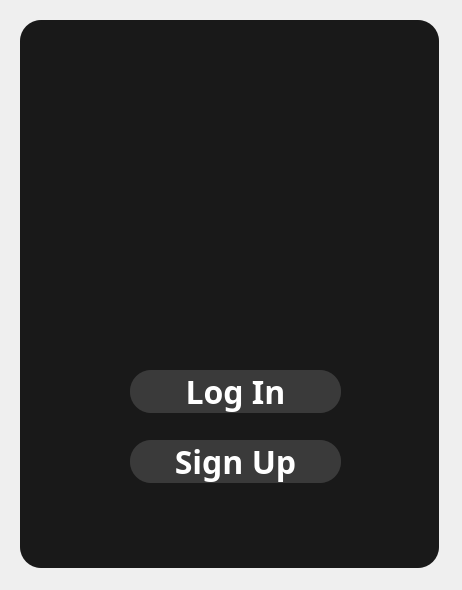
<?xml version="1.0" encoding="UTF-8"?>
<ui version="4.0">
 <class>Form</class>
 <widget class="QWidget" name="Form">
  <property name="geometry">
   <rect>
    <x>0</x>
    <y>0</y>
    <width>462</width>
    <height>590</height>
   </rect>
  </property>
  <property name="minimumSize">
   <size>
    <width>419</width>
    <height>548</height>
   </size>
  </property>
  <property name="windowTitle">
   <string>Form</string>
  </property>
  <widget class="QStackedWidget" name="menustack">
   <property name="geometry">
    <rect>
     <x>0</x>
     <y>0</y>
     <width>461</width>
     <height>591</height>
    </rect>
   </property>
   <property name="currentIndex">
    <number>0</number>
   </property>
   <widget class="QWidget" name="Intropg">
    <widget class="QFrame" name="bckgrnd">
     <property name="geometry">
      <rect>
       <x>20</x>
       <y>20</y>
       <width>419</width>
       <height>548</height>
      </rect>
     </property>
     <property name="minimumSize">
      <size>
       <width>419</width>
       <height>548</height>
      </size>
     </property>
     <property name="styleSheet">
      <string notr="true">background-color: rgb(25, 25, 25);
border-radius: 21px;</string>
     </property>
     <property name="frameShape">
      <enum>QFrame::StyledPanel</enum>
     </property>
     <property name="frameShadow">
      <enum>QFrame::Raised</enum>
     </property>
     <widget class="QPushButton" name="Logincall">
      <property name="geometry">
       <rect>
        <x>110</x>
        <y>350</y>
        <width>211</width>
        <height>43</height>
       </rect>
      </property>
      <property name="minimumSize">
       <size>
        <width>211</width>
        <height>43</height>
       </size>
      </property>
      <property name="font">
       <font>
        <family>Inria Sans</family>
        <pointsize>24</pointsize>
        <weight>75</weight>
        <bold>true</bold>
       </font>
      </property>
      <property name="styleSheet">
       <string notr="true">background-color: rgb(58, 58, 58);
border-radius: 21px;
color: rgb(255, 255, 255);</string>
      </property>
      <property name="text">
       <string>Log In</string>
      </property>
     </widget>
     <widget class="QPushButton" name="Signupcall">
      <property name="geometry">
       <rect>
        <x>110</x>
        <y>420</y>
        <width>211</width>
        <height>43</height>
       </rect>
      </property>
      <property name="minimumSize">
       <size>
        <width>211</width>
        <height>43</height>
       </size>
      </property>
      <property name="font">
       <font>
        <family>Inria Sans</family>
        <pointsize>24</pointsize>
        <weight>75</weight>
        <bold>true</bold>
       </font>
      </property>
      <property name="styleSheet">
       <string notr="true">background-color: rgb(58, 58, 58);
border-radius: 21px;
color: rgb(255, 255, 255);</string>
      </property>
      <property name="text">
       <string>Sign Up</string>
      </property>
     </widget>
     <widget class="QPushButton" name="Exitbtn">
      <property name="geometry">
       <rect>
        <x>360</x>
        <y>20</y>
        <width>31</width>
        <height>31</height>
       </rect>
      </property>
      <property name="autoFillBackground">
       <bool>false</bool>
      </property>
      <property name="styleSheet">
       <string notr="true">border-image: url(:/strt/icons8-close-50.png);
image: url(:/srt/Images/icons8-close-50.png);</string>
      </property>
      <property name="text">
       <string/>
      </property>
     </widget>
     <widget class="QLabel" name="Logo">
      <property name="geometry">
       <rect>
        <x>100</x>
        <y>60</y>
        <width>241</width>
        <height>251</height>
       </rect>
      </property>
      <property name="autoFillBackground">
       <bool>false</bool>
      </property>
      <property name="styleSheet">
       <string notr="true">image: url(:/strt/circle  mask the logo.png);</string>
      </property>
      <property name="text">
       <string/>
      </property>
      <property name="pixmap">
       <pixmap resource="pics.qrc">:/srt/Images/circle  mask the logo.png</pixmap>
      </property>
      <property name="scaledContents">
       <bool>true</bool>
      </property>
     </widget>
    </widget>
   </widget>
   <widget class="QWidget" name="Loginpg">
    <widget class="QFrame" name="bckgrnd_2">
     <property name="geometry">
      <rect>
       <x>20</x>
       <y>20</y>
       <width>419</width>
       <height>548</height>
      </rect>
     </property>
     <property name="minimumSize">
      <size>
       <width>419</width>
       <height>548</height>
      </size>
     </property>
     <property name="styleSheet">
      <string notr="true">background-color: rgb(25, 25, 25);
border-radius: 21px;</string>
     </property>
     <property name="frameShape">
      <enum>QFrame::StyledPanel</enum>
     </property>
     <property name="frameShadow">
      <enum>QFrame::Raised</enum>
     </property>
     <widget class="QPushButton" name="Loginbtn">
      <property name="geometry">
       <rect>
        <x>110</x>
        <y>360</y>
        <width>211</width>
        <height>43</height>
       </rect>
      </property>
      <property name="minimumSize">
       <size>
        <width>211</width>
        <height>43</height>
       </size>
      </property>
      <property name="font">
       <font>
        <family>Inria Sans</family>
        <pointsize>24</pointsize>
        <weight>75</weight>
        <bold>true</bold>
       </font>
      </property>
      <property name="styleSheet">
       <string notr="true">background-color: rgb(76, 165, 99);
border-radius: 21px;
color: rgb(255, 255, 255);</string>
      </property>
      <property name="text">
       <string>Log In</string>
      </property>
     </widget>
     <widget class="QPushButton" name="logExitbtn">
      <property name="geometry">
       <rect>
        <x>360</x>
        <y>20</y>
        <width>31</width>
        <height>31</height>
       </rect>
      </property>
      <property name="autoFillBackground">
       <bool>false</bool>
      </property>
      <property name="styleSheet">
       <string notr="true">border-image: url(:/strt/icons8-close-50.png);
image: url(:/srt/Images/icons8-close-50.png);</string>
      </property>
      <property name="text">
       <string/>
      </property>
     </widget>
     <widget class="QLineEdit" name="Userfield">
      <property name="geometry">
       <rect>
        <x>70</x>
        <y>160</y>
        <width>291</width>
        <height>41</height>
       </rect>
      </property>
      <property name="font">
       <font>
        <family>Segoe UI</family>
        <pointsize>16</pointsize>
        <weight>75</weight>
        <bold>true</bold>
       </font>
      </property>
      <property name="styleSheet">
       <string notr="true">color: rgb(255, 255, 255);
border: none;
border-bottom: 2px solid white;
background-color: rgb(58, 58, 58);</string>
      </property>
      <property name="text">
       <string/>
      </property>
      <property name="placeholderText">
       <string>Username</string>
      </property>
     </widget>
     <widget class="QPushButton" name="Backbtn">
      <property name="geometry">
       <rect>
        <x>20</x>
        <y>20</y>
        <width>31</width>
        <height>31</height>
       </rect>
      </property>
      <property name="autoFillBackground">
       <bool>false</bool>
      </property>
      <property name="styleSheet">
       <string notr="true">border-image: url(:/srt/Images/icons8-back-50.png);
</string>
      </property>
      <property name="text">
       <string/>
      </property>
     </widget>
     <widget class="QLineEdit" name="Passfield">
      <property name="geometry">
       <rect>
        <x>70</x>
        <y>230</y>
        <width>291</width>
        <height>41</height>
       </rect>
      </property>
      <property name="font">
       <font>
        <family>Segoe UI</family>
        <pointsize>16</pointsize>
        <weight>75</weight>
        <bold>true</bold>
       </font>
      </property>
      <property name="styleSheet">
       <string notr="true">color: rgb(255, 255, 255);
border: none;
border-bottom: 2px solid white;
background-color: rgb(58, 58, 58);</string>
      </property>
      <property name="text">
       <string/>
      </property>
      <property name="placeholderText">
       <string>Password</string>
      </property>
     </widget>
     <widget class="QLabel" name="statusmess">
      <property name="geometry">
       <rect>
        <x>70</x>
        <y>300</y>
        <width>291</width>
        <height>31</height>
       </rect>
      </property>
      <property name="palette">
       <palette>
        <active>
         <colorrole role="WindowText">
          <brush brushstyle="SolidPattern">
           <color alpha="255">
            <red>255</red>
            <green>0</green>
            <blue>0</blue>
           </color>
          </brush>
         </colorrole>
         <colorrole role="Button">
          <brush brushstyle="SolidPattern">
           <color alpha="255">
            <red>25</red>
            <green>25</green>
            <blue>25</blue>
           </color>
          </brush>
         </colorrole>
         <colorrole role="Text">
          <brush brushstyle="SolidPattern">
           <color alpha="255">
            <red>255</red>
            <green>0</green>
            <blue>0</blue>
           </color>
          </brush>
         </colorrole>
         <colorrole role="ButtonText">
          <brush brushstyle="SolidPattern">
           <color alpha="255">
            <red>255</red>
            <green>0</green>
            <blue>0</blue>
           </color>
          </brush>
         </colorrole>
         <colorrole role="Base">
          <brush brushstyle="SolidPattern">
           <color alpha="255">
            <red>25</red>
            <green>25</green>
            <blue>25</blue>
           </color>
          </brush>
         </colorrole>
         <colorrole role="Window">
          <brush brushstyle="SolidPattern">
           <color alpha="255">
            <red>25</red>
            <green>25</green>
            <blue>25</blue>
           </color>
          </brush>
         </colorrole>
         <colorrole role="PlaceholderText">
          <brush brushstyle="NoBrush">
           <color alpha="128">
            <red>255</red>
            <green>0</green>
            <blue>0</blue>
           </color>
          </brush>
         </colorrole>
        </active>
        <inactive>
         <colorrole role="WindowText">
          <brush brushstyle="SolidPattern">
           <color alpha="255">
            <red>255</red>
            <green>0</green>
            <blue>0</blue>
           </color>
          </brush>
         </colorrole>
         <colorrole role="Button">
          <brush brushstyle="SolidPattern">
           <color alpha="255">
            <red>25</red>
            <green>25</green>
            <blue>25</blue>
           </color>
          </brush>
         </colorrole>
         <colorrole role="Text">
          <brush brushstyle="SolidPattern">
           <color alpha="255">
            <red>255</red>
            <green>0</green>
            <blue>0</blue>
           </color>
          </brush>
         </colorrole>
         <colorrole role="ButtonText">
          <brush brushstyle="SolidPattern">
           <color alpha="255">
            <red>255</red>
            <green>0</green>
            <blue>0</blue>
           </color>
          </brush>
         </colorrole>
         <colorrole role="Base">
          <brush brushstyle="SolidPattern">
           <color alpha="255">
            <red>25</red>
            <green>25</green>
            <blue>25</blue>
           </color>
          </brush>
         </colorrole>
         <colorrole role="Window">
          <brush brushstyle="SolidPattern">
           <color alpha="255">
            <red>25</red>
            <green>25</green>
            <blue>25</blue>
           </color>
          </brush>
         </colorrole>
         <colorrole role="PlaceholderText">
          <brush brushstyle="NoBrush">
           <color alpha="128">
            <red>255</red>
            <green>0</green>
            <blue>0</blue>
           </color>
          </brush>
         </colorrole>
        </inactive>
        <disabled>
         <colorrole role="WindowText">
          <brush brushstyle="SolidPattern">
           <color alpha="255">
            <red>255</red>
            <green>0</green>
            <blue>0</blue>
           </color>
          </brush>
         </colorrole>
         <colorrole role="Button">
          <brush brushstyle="SolidPattern">
           <color alpha="255">
            <red>25</red>
            <green>25</green>
            <blue>25</blue>
           </color>
          </brush>
         </colorrole>
         <colorrole role="Text">
          <brush brushstyle="SolidPattern">
           <color alpha="255">
            <red>255</red>
            <green>0</green>
            <blue>0</blue>
           </color>
          </brush>
         </colorrole>
         <colorrole role="ButtonText">
          <brush brushstyle="SolidPattern">
           <color alpha="255">
            <red>255</red>
            <green>0</green>
            <blue>0</blue>
           </color>
          </brush>
         </colorrole>
         <colorrole role="Base">
          <brush brushstyle="SolidPattern">
           <color alpha="255">
            <red>25</red>
            <green>25</green>
            <blue>25</blue>
           </color>
          </brush>
         </colorrole>
         <colorrole role="Window">
          <brush brushstyle="SolidPattern">
           <color alpha="255">
            <red>25</red>
            <green>25</green>
            <blue>25</blue>
           </color>
          </brush>
         </colorrole>
         <colorrole role="PlaceholderText">
          <brush brushstyle="NoBrush">
           <color alpha="128">
            <red>255</red>
            <green>0</green>
            <blue>0</blue>
           </color>
          </brush>
         </colorrole>
        </disabled>
       </palette>
      </property>
      <property name="font">
       <font>
        <family>Cascadia Code</family>
        <pointsize>11</pointsize>
        <weight>75</weight>
        <bold>true</bold>
       </font>
      </property>
      <property name="styleSheet">
       <string notr="true">color: rgb(255, 0, 0);</string>
      </property>
      <property name="text">
       <string/>
      </property>
     </widget>
    </widget>
   </widget>
   <widget class="QWidget" name="Signuppg">
    <widget class="QFrame" name="bckgrnd_3">
     <property name="geometry">
      <rect>
       <x>20</x>
       <y>20</y>
       <width>419</width>
       <height>548</height>
      </rect>
     </property>
     <property name="minimumSize">
      <size>
       <width>419</width>
       <height>548</height>
      </size>
     </property>
     <property name="styleSheet">
      <string notr="true">background-color: rgb(25, 25, 25);
border-radius: 21px;</string>
     </property>
     <property name="frameShape">
      <enum>QFrame::StyledPanel</enum>
     </property>
     <property name="frameShadow">
      <enum>QFrame::Raised</enum>
     </property>
     <widget class="QPushButton" name="signupbtn">
      <property name="geometry">
       <rect>
        <x>110</x>
        <y>420</y>
        <width>211</width>
        <height>43</height>
       </rect>
      </property>
      <property name="minimumSize">
       <size>
        <width>211</width>
        <height>43</height>
       </size>
      </property>
      <property name="font">
       <font>
        <family>Inria Sans</family>
        <pointsize>24</pointsize>
        <weight>75</weight>
        <bold>true</bold>
       </font>
      </property>
      <property name="styleSheet">
       <string notr="true">background-color: rgb(76, 165, 99);
border-radius: 21px;
color: rgb(255, 255, 255);</string>
      </property>
      <property name="text">
       <string>Sign Up</string>
      </property>
     </widget>
     <widget class="QPushButton" name="SignExitbtn_2">
      <property name="geometry">
       <rect>
        <x>360</x>
        <y>20</y>
        <width>31</width>
        <height>31</height>
       </rect>
      </property>
      <property name="autoFillBackground">
       <bool>false</bool>
      </property>
      <property name="styleSheet">
       <string notr="true">border-image: url(:/strt/icons8-close-50.png);
image: url(:/srt/Images/icons8-close-50.png);</string>
      </property>
      <property name="text">
       <string/>
      </property>
     </widget>
     <widget class="QPushButton" name="Backbtn2">
      <property name="geometry">
       <rect>
        <x>20</x>
        <y>20</y>
        <width>31</width>
        <height>31</height>
       </rect>
      </property>
      <property name="autoFillBackground">
       <bool>false</bool>
      </property>
      <property name="styleSheet">
       <string notr="true">border-image: url(:/srt/Images/icons8-back-50.png);
</string>
      </property>
      <property name="text">
       <string/>
      </property>
     </widget>
     <widget class="QLineEdit" name="usernamefield">
      <property name="geometry">
       <rect>
        <x>70</x>
        <y>270</y>
        <width>291</width>
        <height>41</height>
       </rect>
      </property>
      <property name="font">
       <font>
        <family>Segoe UI</family>
        <pointsize>16</pointsize>
        <weight>75</weight>
        <bold>true</bold>
       </font>
      </property>
      <property name="styleSheet">
       <string notr="true">color: rgb(255, 255, 255);
border: none;
border-bottom: 2px solid white;
background-color: rgb(58, 58, 58);</string>
      </property>
      <property name="text">
       <string/>
      </property>
      <property name="placeholderText">
       <string>Username</string>
      </property>
     </widget>
     <widget class="QLineEdit" name="Passfield_2">
      <property name="geometry">
       <rect>
        <x>70</x>
        <y>330</y>
        <width>291</width>
        <height>41</height>
       </rect>
      </property>
      <property name="font">
       <font>
        <family>Segoe UI</family>
        <pointsize>16</pointsize>
        <weight>75</weight>
        <bold>true</bold>
       </font>
      </property>
      <property name="styleSheet">
       <string notr="true">color: rgb(255, 255, 255);
border: none;
border-bottom: 2px solid white;
background-color: rgb(58, 58, 58);</string>
      </property>
      <property name="text">
       <string/>
      </property>
      <property name="placeholderText">
       <string>Password</string>
      </property>
     </widget>
     <widget class="QLineEdit" name="fnamefield">
      <property name="geometry">
       <rect>
        <x>70</x>
        <y>90</y>
        <width>291</width>
        <height>41</height>
       </rect>
      </property>
      <property name="font">
       <font>
        <family>Segoe UI</family>
        <pointsize>16</pointsize>
        <weight>75</weight>
        <bold>true</bold>
       </font>
      </property>
      <property name="styleSheet">
       <string notr="true">color: rgb(255, 255, 255);
border: none;
border-bottom: 2px solid white;
background-color: rgb(58, 58, 58);</string>
      </property>
      <property name="text">
       <string/>
      </property>
      <property name="placeholderText">
       <string>Firstname</string>
      </property>
     </widget>
     <widget class="QLineEdit" name="lnamefield">
      <property name="geometry">
       <rect>
        <x>70</x>
        <y>150</y>
        <width>291</width>
        <height>41</height>
       </rect>
      </property>
      <property name="font">
       <font>
        <family>Segoe UI</family>
        <pointsize>16</pointsize>
        <weight>75</weight>
        <bold>true</bold>
       </font>
      </property>
      <property name="styleSheet">
       <string notr="true">color: rgb(255, 255, 255);
border: none;
border-bottom: 2px solid white;
background-color: rgb(58, 58, 58);</string>
      </property>
      <property name="text">
       <string/>
      </property>
      <property name="placeholderText">
       <string>Lastname</string>
      </property>
     </widget>
     <widget class="QDateEdit" name="dobfield">
      <property name="geometry">
       <rect>
        <x>170</x>
        <y>210</y>
        <width>191</width>
        <height>41</height>
       </rect>
      </property>
      <property name="styleSheet">
       <string notr="true">background-color: rgb(58, 58, 58);
color: rgb(255, 255, 255);
border:none;
border-bottom: 2px solid white;</string>
      </property>
      <property name="buttonSymbols">
       <enum>QAbstractSpinBox::UpDownArrows</enum>
      </property>
      <property name="currentSection">
       <enum>QDateTimeEdit::YearSection</enum>
      </property>
      <property name="displayFormat">
       <string>yyyy-M-d</string>
      </property>
      <property name="calendarPopup">
       <bool>true</bool>
      </property>
     </widget>
     <widget class="QLabel" name="doblabel">
      <property name="geometry">
       <rect>
        <x>70</x>
        <y>210</y>
        <width>101</width>
        <height>41</height>
       </rect>
      </property>
      <property name="styleSheet">
       <string notr="true">background-color: rgb(58, 58, 58);
color: rgb(255, 255, 255);
border:none;
border-bottom: 2px solid white;</string>
      </property>
      <property name="text">
       <string>Date of birth</string>
      </property>
     </widget>
     <widget class="QLabel" name="statmess">
      <property name="geometry">
       <rect>
        <x>100</x>
        <y>380</y>
        <width>47</width>
        <height>13</height>
       </rect>
      </property>
      <property name="text">
       <string>TextLabel</string>
      </property>
     </widget>
     <widget class="QLabel" name="statusmess_2">
      <property name="geometry">
       <rect>
        <x>70</x>
        <y>380</y>
        <width>291</width>
        <height>31</height>
       </rect>
      </property>
      <property name="palette">
       <palette>
        <active>
         <colorrole role="WindowText">
          <brush brushstyle="SolidPattern">
           <color alpha="255">
            <red>255</red>
            <green>0</green>
            <blue>0</blue>
           </color>
          </brush>
         </colorrole>
         <colorrole role="Button">
          <brush brushstyle="SolidPattern">
           <color alpha="255">
            <red>25</red>
            <green>25</green>
            <blue>25</blue>
           </color>
          </brush>
         </colorrole>
         <colorrole role="Text">
          <brush brushstyle="SolidPattern">
           <color alpha="255">
            <red>255</red>
            <green>0</green>
            <blue>0</blue>
           </color>
          </brush>
         </colorrole>
         <colorrole role="ButtonText">
          <brush brushstyle="SolidPattern">
           <color alpha="255">
            <red>255</red>
            <green>0</green>
            <blue>0</blue>
           </color>
          </brush>
         </colorrole>
         <colorrole role="Base">
          <brush brushstyle="SolidPattern">
           <color alpha="255">
            <red>25</red>
            <green>25</green>
            <blue>25</blue>
           </color>
          </brush>
         </colorrole>
         <colorrole role="Window">
          <brush brushstyle="SolidPattern">
           <color alpha="255">
            <red>25</red>
            <green>25</green>
            <blue>25</blue>
           </color>
          </brush>
         </colorrole>
         <colorrole role="PlaceholderText">
          <brush brushstyle="NoBrush">
           <color alpha="128">
            <red>255</red>
            <green>0</green>
            <blue>0</blue>
           </color>
          </brush>
         </colorrole>
        </active>
        <inactive>
         <colorrole role="WindowText">
          <brush brushstyle="SolidPattern">
           <color alpha="255">
            <red>255</red>
            <green>0</green>
            <blue>0</blue>
           </color>
          </brush>
         </colorrole>
         <colorrole role="Button">
          <brush brushstyle="SolidPattern">
           <color alpha="255">
            <red>25</red>
            <green>25</green>
            <blue>25</blue>
           </color>
          </brush>
         </colorrole>
         <colorrole role="Text">
          <brush brushstyle="SolidPattern">
           <color alpha="255">
            <red>255</red>
            <green>0</green>
            <blue>0</blue>
           </color>
          </brush>
         </colorrole>
         <colorrole role="ButtonText">
          <brush brushstyle="SolidPattern">
           <color alpha="255">
            <red>255</red>
            <green>0</green>
            <blue>0</blue>
           </color>
          </brush>
         </colorrole>
         <colorrole role="Base">
          <brush brushstyle="SolidPattern">
           <color alpha="255">
            <red>25</red>
            <green>25</green>
            <blue>25</blue>
           </color>
          </brush>
         </colorrole>
         <colorrole role="Window">
          <brush brushstyle="SolidPattern">
           <color alpha="255">
            <red>25</red>
            <green>25</green>
            <blue>25</blue>
           </color>
          </brush>
         </colorrole>
         <colorrole role="PlaceholderText">
          <brush brushstyle="NoBrush">
           <color alpha="128">
            <red>255</red>
            <green>0</green>
            <blue>0</blue>
           </color>
          </brush>
         </colorrole>
        </inactive>
        <disabled>
         <colorrole role="WindowText">
          <brush brushstyle="SolidPattern">
           <color alpha="255">
            <red>255</red>
            <green>0</green>
            <blue>0</blue>
           </color>
          </brush>
         </colorrole>
         <colorrole role="Button">
          <brush brushstyle="SolidPattern">
           <color alpha="255">
            <red>25</red>
            <green>25</green>
            <blue>25</blue>
           </color>
          </brush>
         </colorrole>
         <colorrole role="Text">
          <brush brushstyle="SolidPattern">
           <color alpha="255">
            <red>255</red>
            <green>0</green>
            <blue>0</blue>
           </color>
          </brush>
         </colorrole>
         <colorrole role="ButtonText">
          <brush brushstyle="SolidPattern">
           <color alpha="255">
            <red>255</red>
            <green>0</green>
            <blue>0</blue>
           </color>
          </brush>
         </colorrole>
         <colorrole role="Base">
          <brush brushstyle="SolidPattern">
           <color alpha="255">
            <red>25</red>
            <green>25</green>
            <blue>25</blue>
           </color>
          </brush>
         </colorrole>
         <colorrole role="Window">
          <brush brushstyle="SolidPattern">
           <color alpha="255">
            <red>25</red>
            <green>25</green>
            <blue>25</blue>
           </color>
          </brush>
         </colorrole>
         <colorrole role="PlaceholderText">
          <brush brushstyle="NoBrush">
           <color alpha="128">
            <red>255</red>
            <green>0</green>
            <blue>0</blue>
           </color>
          </brush>
         </colorrole>
        </disabled>
       </palette>
      </property>
      <property name="font">
       <font>
        <family>Cascadia Code</family>
        <pointsize>11</pointsize>
        <weight>75</weight>
        <bold>true</bold>
       </font>
      </property>
      <property name="styleSheet">
       <string notr="true">color: rgb(255, 0, 0);</string>
      </property>
      <property name="text">
       <string/>
      </property>
     </widget>
     <zorder>dobfield</zorder>
     <zorder>doblabel</zorder>
     <zorder>signupbtn</zorder>
     <zorder>SignExitbtn_2</zorder>
     <zorder>Backbtn2</zorder>
     <zorder>usernamefield</zorder>
     <zorder>Passfield_2</zorder>
     <zorder>fnamefield</zorder>
     <zorder>lnamefield</zorder>
     <zorder>statmess</zorder>
     <zorder>statusmess_2</zorder>
    </widget>
   </widget>
  </widget>
 </widget>
 <resources>
  <include location="pics.qrc"/>
 </resources>
 <connections>
  <connection>
   <sender>Exitbtn</sender>
   <signal>clicked()</signal>
   <receiver>Form</receiver>
   <slot>close()</slot>
   <hints>
    <hint type="sourcelabel">
     <x>389</x>
     <y>54</y>
    </hint>
    <hint type="destinationlabel">
     <x>347</x>
     <y>0</y>
    </hint>
   </hints>
  </connection>
  <connection>
   <sender>logExitbtn</sender>
   <signal>clicked()</signal>
   <receiver>Form</receiver>
   <slot>close()</slot>
   <hints>
    <hint type="sourcelabel">
     <x>390</x>
     <y>61</y>
    </hint>
    <hint type="destinationlabel">
     <x>404</x>
     <y>-8</y>
    </hint>
   </hints>
  </connection>
  <connection>
   <sender>SignExitbtn_2</sender>
   <signal>clicked()</signal>
   <receiver>Form</receiver>
   <slot>close()</slot>
   <hints>
    <hint type="sourcelabel">
     <x>388</x>
     <y>40</y>
    </hint>
    <hint type="destinationlabel">
     <x>369</x>
     <y>-6</y>
    </hint>
   </hints>
  </connection>
 </connections>
</ui>
